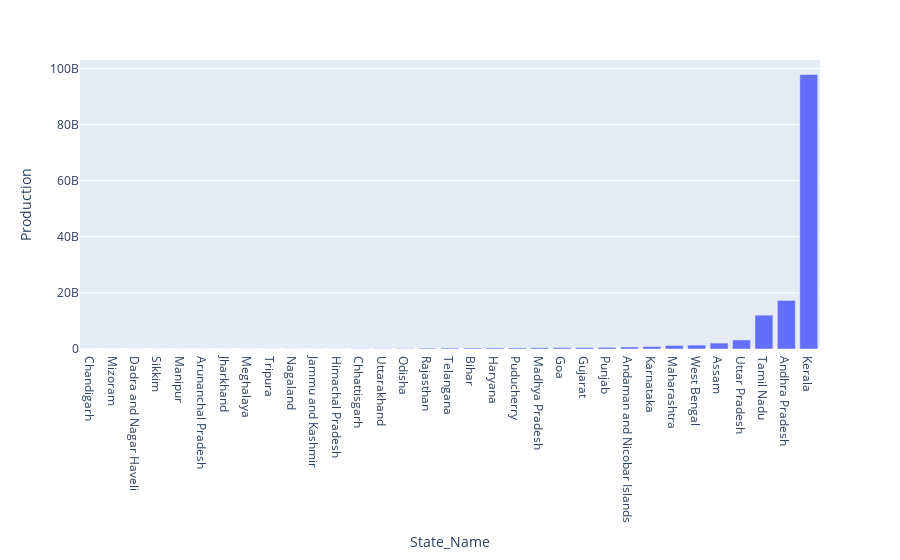

Notebook cell for this chart:
### Markdown cell above
# Which state has highest production for  whole year?

### Code cell
temp = df.groupby(by='State_Name')['Production'].sum().reset_index().sort_values(by='Production')
px.bar(temp, 'State_Name', 'Production')

### Figure 1 — Plotly figure (JSON) as saved in the notebook; plotly's stock layout.template omitted (floating-point values rounded to 4 significant figures)
{"data": [{"alignmentgroup": "True", "hovertemplate": "State_Name=%{x}<br>Production=%{y}<extra></extra>", "legendgroup": "", "marker": {"color": "#636efa", "pattern": {"shape": ""}}, "name": "", "offsetgroup": "", "orientation": "v", "showlegend": false, "textposition": "auto", "type": "bar", "x": ["Chandigarh", "Mizoram", "Dadra and Nagar Haveli", "Sikkim", "Manipur", "Arunanchal Pradesh", "Jharkhand", "Meghalaya", "Tripura", "Nagaland", "Jammu and Kashmir ", "Himachal Pradesh", "Chhattisgarh", "Uttarakhand", "Odisha", "Rajasthan", "Telangana ", "Bihar", "Haryana", "Puducherry", "Madhya Pradesh", "Goa", "Gujarat", "Punjab", "Andaman and Nicobar Islands", "Karnataka", "Maharashtra", "West Bengal", "Assam", "Uttar Pradesh", "Tamil Nadu", "Andhra Pradesh", "Kerala"], "xaxis": "x", "y": [63960.0, 1662000.0, 1847871, 2435735, 5230917, 6824000.0, 10780000.0, 12112496, 12522917, 12765950, 13290000.0, 17810000.0, 101000000.0, 132177355, 160900000.0, 281300000.0, 335147930, 366500000.0, 381273890, 384724502, 448800000.0, 505800000.0, 524291337, 586385001, 718200000.0, 863400000.0, 1264000000.0, 1398000000.0, 2111751759, 3234000000.0, 12080000000.0, 17324590296, 97880000000.0], "yaxis": "y"}], "layout": {"barmode": "relative", "legend": {"tracegroupgap": 0}, "margin": {"t": 60}, "xaxis": {"anchor": "y", "domain": [0, 1], "title": {"text": "State_Name"}}, "yaxis": {"anchor": "x", "domain": [0, 1], "title": {"text": "Production"}}}}
